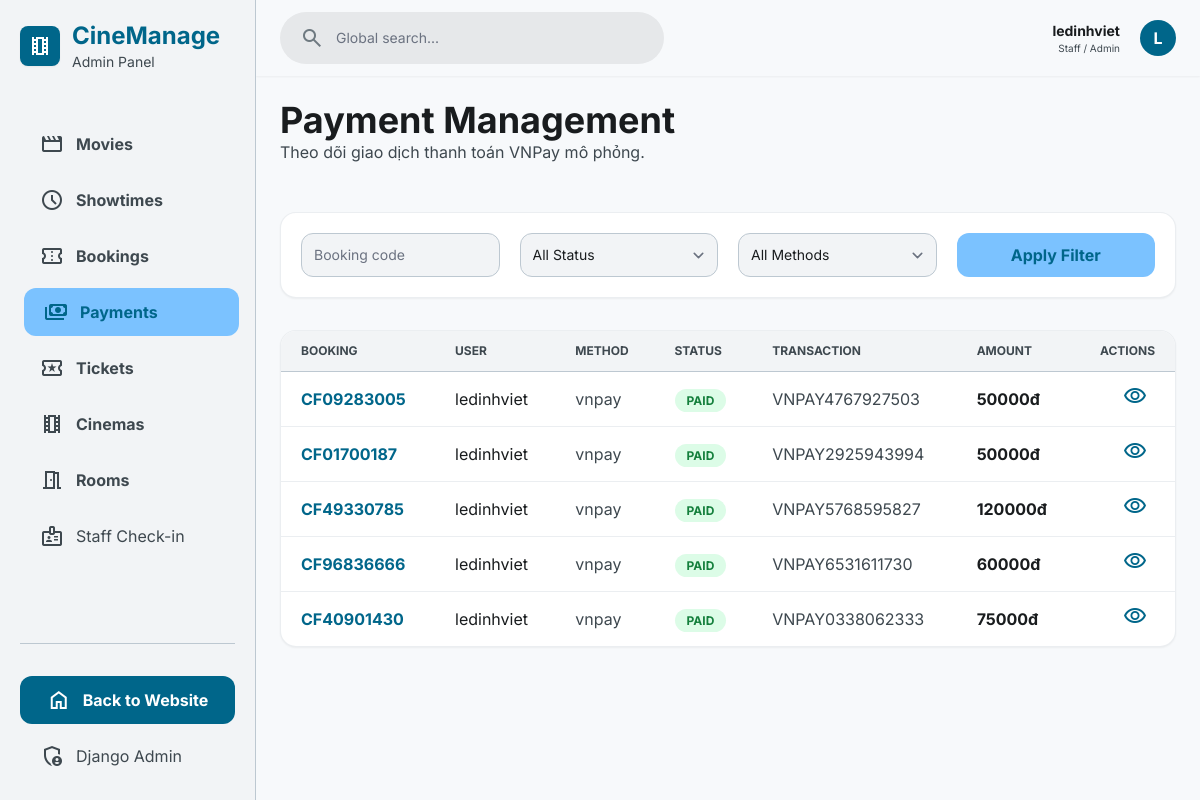
/manage/payments/ (signed in), run on the app's committed database.
### cinema/models.py (models this page shows, shortened)
class Payment(models.Model):
    METHOD_CHOICES = (
        ("cash", "Pay at Cinema"),
        ("vnpay", "VNPay"),
        ("stripe", "Stripe"),
    )
    STATUS_CHOICES = (
        ("pending", "Pending"),
        ("paid", "Paid"),
        ("failed", "Failed"),
    )
    booking = models.OneToOneField(
        Booking, on_delete=models.CASCADE, related_name="payment"
    )
    method = models.CharField(max_length=20, choices=METHOD_CHOICES, default="cash")
    status = models.CharField(max_length=20, choices=STATUS_CHOICES, default="pending")
    amount = models.DecimalField(max_digits=10, decimal_places=2)
    transaction_id = models.CharField(max_length=255, blank=True)
    paid_at = models.DateTimeField(blank=True, null=True)

class Booking(models.Model):
    STATUS_CHOICES = (
        ("pending", "Pending"),
        ("paid", "Paid"),
        ("cancelled", "Cancelled"),
    )
    user = models.ForeignKey(User, on_delete=models.CASCADE)
    showtime = models.ForeignKey(Showtime, on_delete=models.CASCADE)
    booking_code = models.CharField(max_length=20, unique=True)
    total_price = models.DecimalField(max_digits=10, decimal_places=2)
    status = models.CharField(max_length=20, choices=STATUS_CHOICES, default="pending")
    created_at = models.DateTimeField(auto_now_add=True)
    hold_expires_at = models.DateTimeField(blank=True, null=True)

### cinema/app_views/manage_views.py (the view)
# urls.py: path("manage/payments/", views.manage_payments, name="manage_payments"),
@login_required
def manage_payments(request):
    if not request.user.is_staff:
        messages.error(request, "Bạn không có quyền truy cập trang quản trị.")
        return redirect("cinema:home")
    status = request.GET.get("status", "")
    method = request.GET.get("method", "")
    search_query = request.GET.get("q", "")
    payments = Payment.objects.select_related(
        "booking",
        "booking__user",
        "booking__showtime",
        "booking__showtime__movie",
    ).order_by("-paid_at", "-id")
    if status:
        payments = payments.filter(status=status)
    if method:
        payments = payments.filter(method=method)
    if search_query:
        payments = payments.filter(booking__booking_code__icontains=search_query)
    return render(
        request,
        "cinema/manage/payment_manage.html",
        {
            "active_menu": "payments",
            "payments": payments,
            "selected_status": status,
            "selected_method": method,
            "search_query": search_query,
        }
    )

### cinema/templates/cinema/manage/payment_manage.html (shortened to what this page needs)
{% extends 'cinema/manage/base_manage.html' %}
{% block manage_content %}
<div class="flex flex-col md:flex-row md:items-center justify-between gap-md mb-xl">
  <div>
    <h2 class="text-4xl font-bold text-on-surface">
      Payment Management
    </h2>
    <p class="text-on-surface-variant">
      Theo dõi giao dịch thanh toán VNPay mô phỏng.
    </p>
  </div>
</div>
<div class="bg-surface-container-lowest rounded-2xl shadow-sm p-md mb-lg border border-outline-variant/30">
  <form method="get" class="grid grid-cols-1 md:grid-cols-4 gap-md">
    <input
      name="q"
      value="{{ search_query }}"
      class="w-full bg-surface-container-low border border-outline-variant rounded-xl py-2 px-sm text-sm"
      placeholder="Booking code"
    >
    <select name="status" class="w-full bg-surface-container-low border border-outline-variant rounded-xl py-2 px-sm text-sm">
      <option value="">All Status</option>
    </select>
    <select name="method" class="w-full bg-surface-container-low border border-outline-variant rounded-xl py-2 px-sm text-sm">
      <option value="">All Methods</option>
    </select>
    <button type="submit" class="bg-secondary-container text-primary py-[10px] rounded-xl font-bold">
      Apply Filter
    </button>
  </form>
</div>
<div class="bg-surface-container-lowest rounded-2xl shadow-sm border border-outline-variant/30 overflow-hidden">
  <div class="overflow-x-auto">
    <table class="w-full text-left border-collapse">
      <thead>
        <tr class="bg-surface-container-low border-b border-outline-variant">
          <th class="px-md py-sm text-xs font-bold text-on-surface-variant">BOOKING</th>
          <th class="px-md py-sm text-xs font-bold text-on-surface-variant">USER</th>
          <th class="px-md py-sm text-xs font-bold text-on-surface-variant">METHOD</th>
          <th class="px-md py-sm text-xs font-bold text-on-surface-variant">STATUS</th>
          <th class="px-md py-sm text-xs font-bold text-on-surface-variant">TRANSACTION</th>
          <th class="px-md py-sm text-xs font-bold text-on-surface-variant">AMOUNT</th>
          <th class="px-md py-sm text-xs font-bold text-on-surface-variant text-right">ACTIONS</th>
        </tr>
      </thead>
      <tbody class="divide-y divide-outline-variant/30">
        {% for payment in payments %}
          <tr class="hover:bg-surface-container-low transition-colors">
            <td class="px-md py-sm font-bold text-primary">{{ payment.booking.booking_code }}</td>
            <td class="px-md py-sm">{{ payment.booking.user.username }}</td>
            <td class="px-md py-sm text-on-surface-variant">{{ payment.method }}</td>
            <td class="px-md py-sm">
              {% if payment.status == "paid" %}
                <span class="px-sm py-1 rounded-full bg-green-100 text-green-700 text-[12px] font-bold">PAID</span>
              {% elif payment.status == "failed" %}
                <span class="px-sm py-1 rounded-full bg-red-100 text-red-700 text-[12px] font-bold">FAILED</span>
              {% else %}
                <span class="px-sm py-1 rounded-full bg-yellow-100 text-yellow-700 text-[12px] font-bold">PENDING</span>
              {% endif %}
            </td>
            <td class="px-md py-sm text-on-surface-variant">{{ payment.transaction_id|default:"-" }}</td>
            <td class="px-md py-sm font-bold">{{ payment.amount|floatformat:0 }}đ</td>
            <td class="px-md py-sm text-right">
              <a href="/admin/cinema/payment/{{ payment.id }}/change/" class="p-xs hover:bg-primary-container/20 text-primary rounded-lg">
                <span class="material-symbols-outlined">visibility</span>
              </a>
            </td>
          </tr>
        {% empty %}
          <tr>
            <td colspan="7" class="px-md py-xl text-center text-on-surface-variant">
              Chưa có payment nào.
            </td>
          </tr>
        {% endfor %}
      </tbody>
    </table>
  </div>
</div>
{% endblock %}

### cinema/templates/cinema/manage/base_manage.html (shortened to what this page needs)
{% load static %}
<!doctype html>
<html class="light" lang="vi">
  <head>
    <script src="https://cdn.tailwindcss.com?plugins=forms,container-queries"></script>
  </head>
  <body class="bg-background text-on-surface">
    <aside
      class="hidden md:flex flex-col h-screen p-md border-r border-outline-variant bg-surface-container-low w-64 fixed left-0 top-0 z-50"
    >
      <div class="flex items-center gap-sm mb-xl">
        <div
          class="w-10 h-10 bg-primary rounded-lg flex items-center justify-center text-white shadow-sm"
        >
          <span class="material-symbols-outlined">theaters</span>
        </div>
        <div>
          <a href="{% url 'cinema:manage_home' %}">
            <h1 class="text-2xl text-primary font-bold">CineManage</h1>
          </a>
          <p class="text-sm text-on-surface-variant">Admin Panel</p>
        </div>
      </div>
      <nav class="flex-1 space-y-xs">
        <a
          class="flex items-center gap-sm px-md py-sm rounded-xl font-bold transition-all {% if active_menu == 'movies' %} bg-secondary-container text-primary translate-x-1 {% else %} text-on-surface-variant hover:bg-surface-container-high {% endif %}"
          href="{% url 'cinema:manage_movies' %}"
        >
          <span class="material-symbols-outlined">movie</span>
          <span>Movies</span>
        </a>
        <a
          class="flex items-center gap-sm px-md py-sm rounded-xl font-bold transition-all {% if active_menu == 'showtimes' %} bg-secondary-container text-primary translate-x-1 {% else %} text-on-surface-variant hover:bg-surface-container-high {% endif %}"
          href="{% url 'cinema:manage_showtimes' %}"
        >
          <span class="material-symbols-outlined">schedule</span>
          <span>Showtimes</span>
        </a>
        <a
          class="flex items-center gap-sm px-md py-sm rounded-xl font-bold transition-all {% if active_menu == 'bookings' %} bg-secondary-container text-primary translate-x-1 {% else %} text-on-surface-variant hover:bg-surface-container-high {% endif %}"
          href="{% url 'cinema:manage_bookings' %}"
        >
          <span class="material-symbols-outlined">confirmation_number</span>
          <span>Bookings</span>
        </a>
        <a
          class="flex items-center gap-sm px-md py-sm rounded-xl font-bold transition-all {% if active_menu == 'payments' %} bg-secondary-container text-primary translate-x-1 {% else %} text-on-surface-variant hover:bg-surface-container-high {% endif %}"
          href="{% url 'cinema:manage_payments' %}"
        >
          <span class="material-symbols-outlined">payments</span>
          <span>Payments</span>
        </a>
        <a
          class="flex items-center gap-sm px-md py-sm rounded-xl font-bold transition-all {% if active_menu == 'tickets' %} bg-secondary-container text-primary translate-x-1 {% else %} text-on-surface-variant hover:bg-surface-container-high {% endif %}"
          href="{% url 'cinema:manage_tickets' %}"
        >
          <span class="material-symbols-outlined">local_activity</span>
          <span>Tickets</span>
        </a>
        <a
          class="flex items-center gap-sm px-md py-sm rounded-xl font-bold transition-all {% if active_menu == 'cinemas' %} bg-secondary-container text-primary translate-x-1 {% else %} text-on-surface-variant hover:bg-surface-container-high {% endif %}"
          href="{% url 'cinema:manage_cinemas' %}"
        >
          <span class="material-symbols-outlined">theaters</span>
          <span>Cinemas</span>
        </a>
        <a
          class="flex items-center gap-sm px-md py-sm rounded-xl font-bold transition-all {% if active_menu == 'rooms' %} bg-secondary-container text-primary translate-x-1 {% else %} text-on-surface-variant hover:bg-surface-container-high {% endif %}"
          href="{% url 'cinema:manage_rooms' %}"
        >
          <span class="material-symbols-outlined">meeting_room</span>
          <span>Rooms</span>
        </a>
        <a
          class="flex items-center gap-sm px-md py-sm text-on-surface-variant hover:bg-surface-container-high rounded-xl transition-all"
          href="{% url 'cinema:staff_checkin' %}"
        >
          <span class="material-symbols-outlined">badge</span>
          <span>Staff Check-in</span>
        </a>
      </nav>
      <div class="mt-auto space-y-xs pt-lg border-t border-outline-variant">
        <a
          class="flex items-center justify-center gap-sm px-md py-sm bg-primary text-on-primary rounded-xl font-bold hover:opacity-90"
          href="{% url 'cinema:home' %}"
        >
          <span class="material-symbols-outlined">home</span>
          Back to Website
        </a>
        <a
          class="flex items-center gap-sm px-md py-sm text-on-surface-variant hover:bg-surface-container-high rounded-xl transition-all"
          href="/admin/"
        >
          <span class="material-symbols-outlined">admin_panel_settings</span>
          Django Admin
        </a>
      </div>
    </aside>
    <main class="md:ml-64 min-h-screen">
      <header
        class="flex justify-between items-center px-gutter py-sm w-full sticky top-0 z-40 bg-surface shadow-sm"
      >
        <div
          class="flex items-center bg-surface-container-high rounded-full px-md py-xs w-96"
        >
          <span class="material-symbols-outlined text-outline">search</span>
          <input
            class="bg-transparent border-none focus:ring-0 text-sm w-full"
            placeholder="Global search..."
            type="text"
          />
        </div>
        <div class="flex items-center gap-md">
          <div class="hidden lg:block text-right">
            <p class="text-sm font-bold">{{ request.user.username }}</p>
            <p class="text-[10px] text-on-surface-variant">Staff / Admin</p>
          </div>
          <div
            class="w-9 h-9 rounded-full bg-primary text-on-primary flex items-center justify-center font-bold"
          >
            {{ request.user.username|first|upper }}
          </div>
        </div>
      </header>
      <div class="p-gutter max-w-container-max mx-auto">
        {% block manage_content %} {% endblock %}
      </div>
    </main>
  </body>
</html>

### cinema/templates/cinema/manage/base_manage.html (style rules this page uses)
body { font-family: "Inter", sans-serif; background-color: #f7f9fb; }
.material-symbols-outlined { font-variation-settings: "FILL" 0, "wght" 400, "GRAD" 0, "opsz" 24; }

### data on the page
Payment: booking.booking_code "CF09283005", booking.user.username "ledinhviet", method "vnpay", status "PAID", transaction_id "VNPAY4767927503", amount "50000"
Payment: booking.booking_code "CF01700187", booking.user.username "ledinhviet", method "vnpay", status "PAID", transaction_id "VNPAY2925943994", amount "50000"
Payment: booking.booking_code "CF49330785", booking.user.username "ledinhviet", method "vnpay", status "PAID", transaction_id "VNPAY5768595827", amount "120000"
Payment: booking.booking_code "CF96836666", booking.user.username "ledinhviet", method "vnpay", status "PAID", transaction_id "VNPAY6531611730", amount "60000"
Payment: booking.booking_code "CF40901430", booking.user.username "ledinhviet", method "vnpay", status "PAID", transaction_id "VNPAY0338062333", amount "75000"

### other printed values
{{ request.user.username }} "ledinhviet"
{{ request.user.username|first|upper }} "L"
